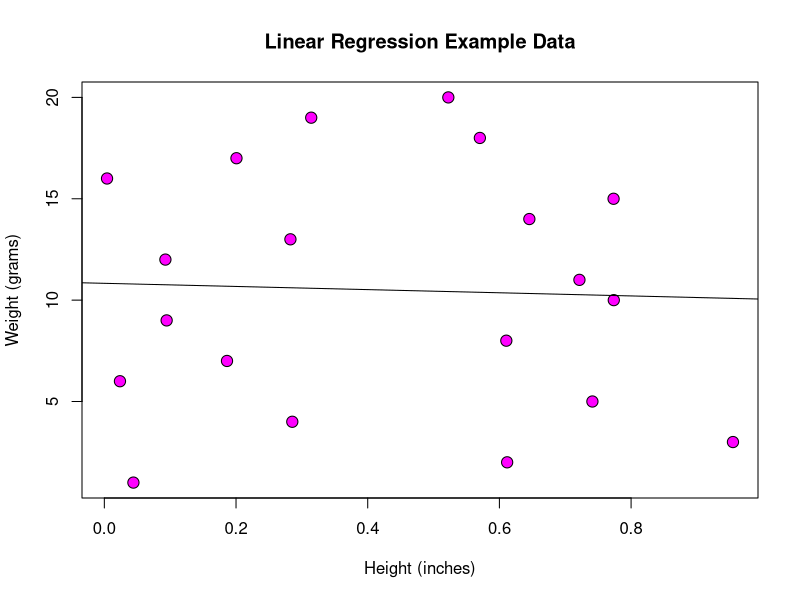
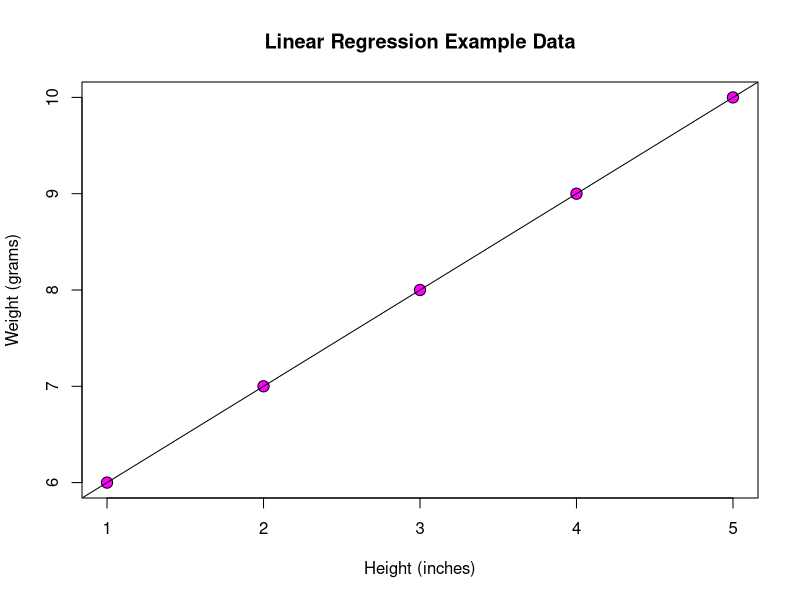
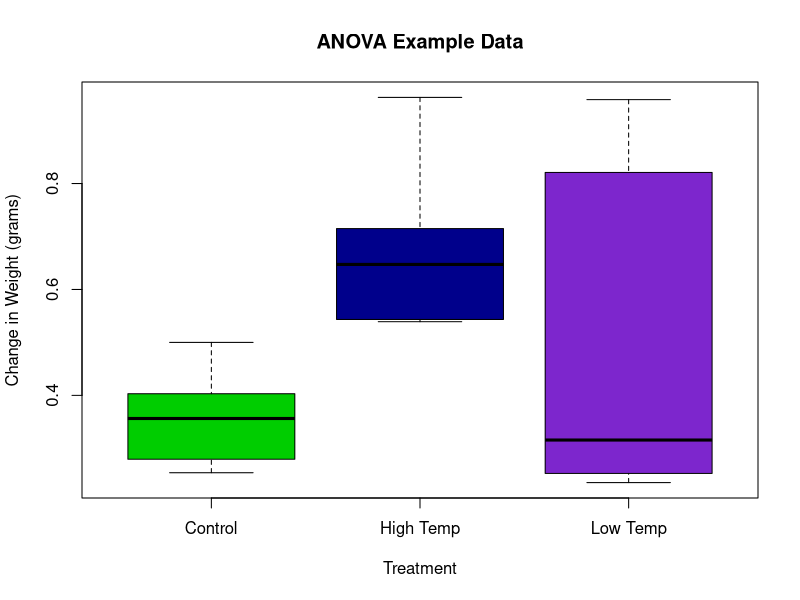
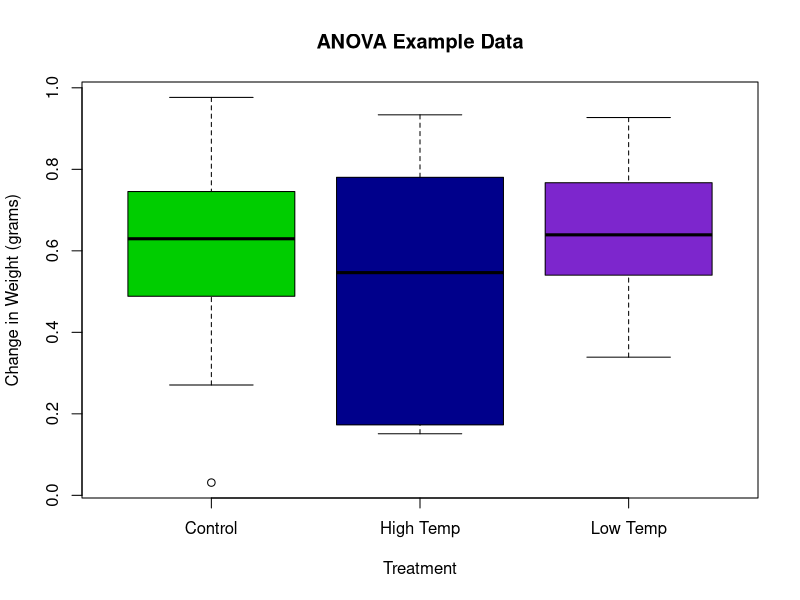
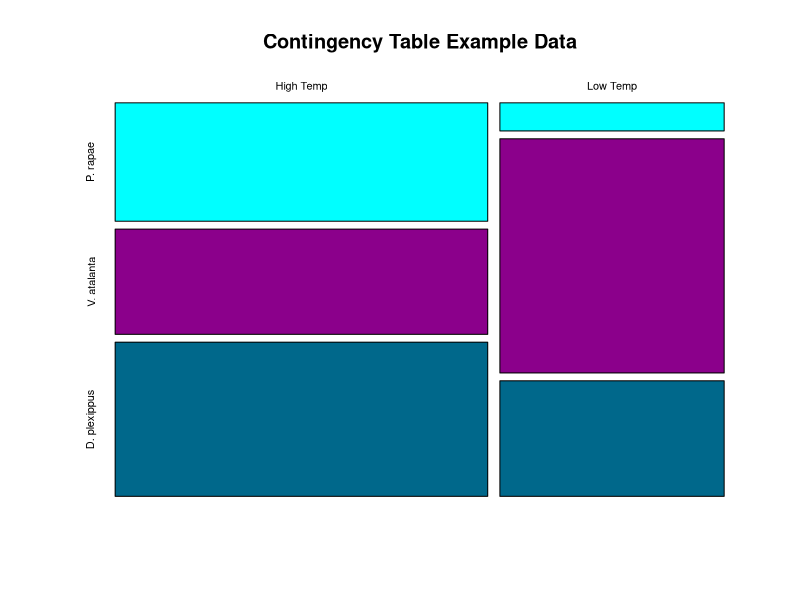
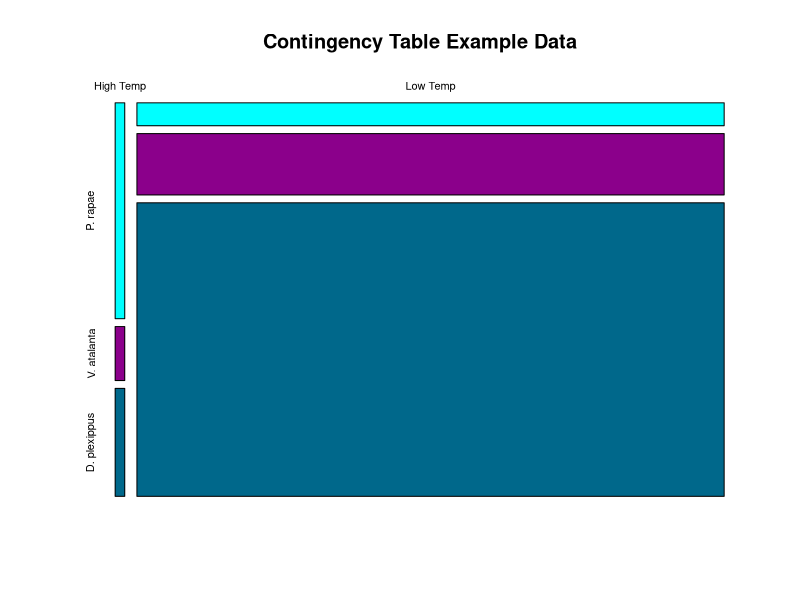
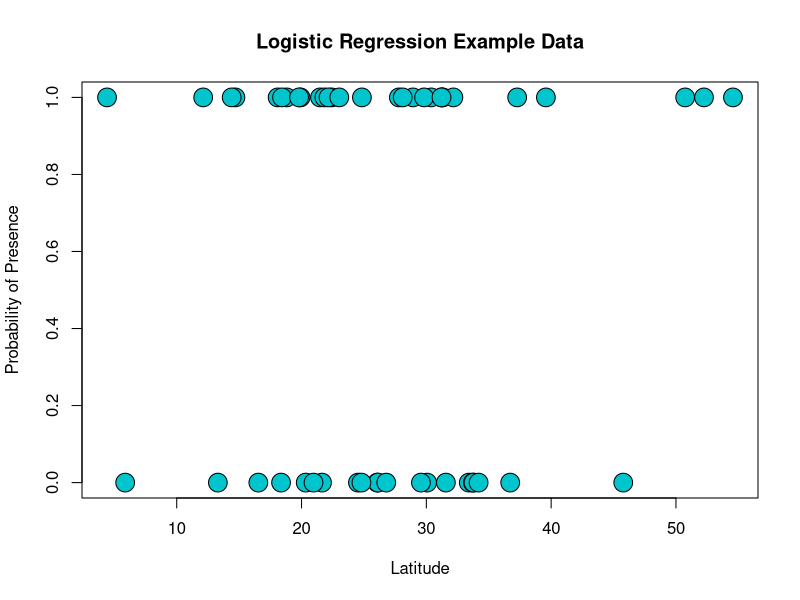
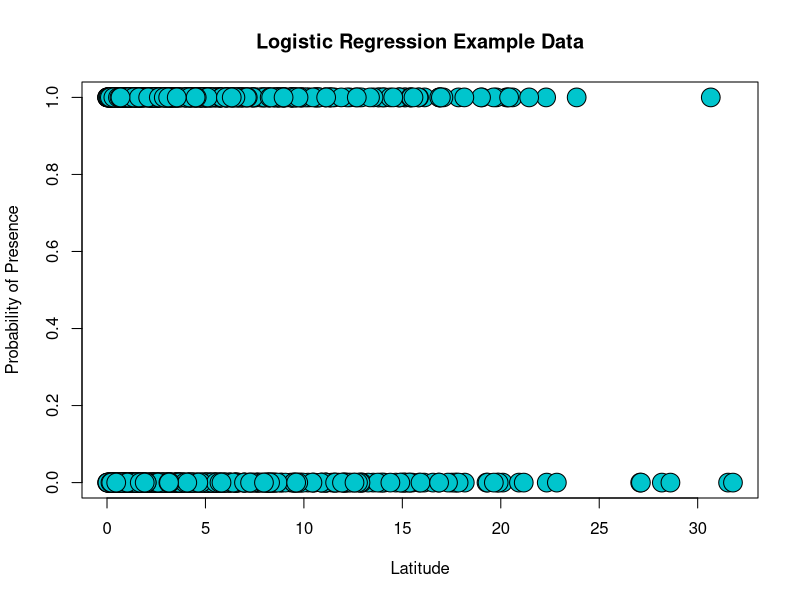

Here is the R script that generated these plots, in order:
## ---- chunk 1

# FUNCTION: Linear Regression (output only)
# fits simple regression line
# inputs: numeric vector of predictor (x) and response (y)
# outputs: slope and p-value
#------------------------------------------------- 

fitLinearReg <- function(x=runif(20),y=1:20) {
  dataFrame <- data.frame(x,y)
  myMod <- lm(y~x) 
  myOut <- c(slope=summary(myMod)$coefficients[2,1],
             pValue=summary(myMod)$coefficients[2,4],
             tvalue=summary(myMod)$coefficients[2,3],
             standarderror=summary(myMod)$coefficients[2,2],
             RSquared=summary(myMod)$adj.r.squared)
  return(myOut)

}

#Run the function with the defaults
fitLinearReg()

#Run the function with fake data 
data <- matrix(c(1:10), nrow = 5, ncol = 2)
#dataLR <- data.frame(data)
fitLinearReg(x=data[,1], y=data[,2])
## ---- chunk 2
# FUNCTION: Linear Regression (plot only)
# fits simple regression line to plot of x and y 
# inputs: numeric vector of predictor (x) and response (y)
# outputs: regression line 
#______________________________________
fitLinearRegPlot <- function(x=runif(20),y=1:20) {
  dataFrame <- data.frame(x,y)
  regMod <- lm(y~x, data = dataFrame)
  myMod <- lm(y~x) 
  #Rsquared <- c("R-sq=", round(summary
  myOut <- c(plot(x=x,y=y,pch=21, bg="magenta", cex=1.5, main="Linear Regression Example Data", xlab="Height (inches)", ylab="Weight (grams)"), 
           abline(regMod))
  return(myOut)
}
#Run the function with the defaults
fitLinearRegPlot()
#Run the function with fake data 
fitLinearRegPlot(x=data[,1], y=data[,2])
## ---- chunk 3
# FUNCTION: ANOVA (output only)
# computes analysis of variance 
# inputs: numeric vector of predictor (x) and response (y)
# outputs: p-value
#------------------------------------------------- 

AoVar1 <- function(x=as.factor(rep(c("Control", "Low Temp", "High Temp"),each=5)), y=runif(15)){
  dataFrame <- data.frame(x,y)
  myMod <- aov(y~x, data=dataFrame)
  myOut <- summary(myMod)
  return(myOut)
}
#Run the function with the defaults
AoVar1()
#Run the function with fake data
x <- as.factor(rep(c("Control", "Low Temp", "High Temp"),each=10))
y <- runif(30)
dataaov <- data.frame(x,y)
AoVar1(dataaov)
## ---- chunk 4
# FUNCTION: ANOVA (plot only)
# computes analysis of variance / give box plot
# inputs: numeric vector of predictor (x) and response (y)
# outputs: p-value
#------------------------------------------------- 
AoVar1plot <- function(x=as.factor(rep(c("Control", "Low Temp", "High Temp"),each=5)), y=runif(15)){
  dataFrame <- data.frame(x,y)
  #myMod <- aov(y~x, data=dataFrame)
  myOut <- boxplot(y~x, data=dataFrame, col=c("green3", "blue4", "purple3"), main="ANOVA Example Data", xlab="Treatment", ylab="Change in Weight (grams)")
  return(myOut)
}
#Run the function with defaults
AoVar1plot()
#Run the function with fake data 
AoVar1plot(dataaov)
## ---- chunk 5
# FUNCTION: Contingency Table Analysis (output only)
# computes a table of variable/ results for chi-sq analysis 
# inputs: 2 discrete variables x and y
# outputs: chi-sq value 
#-------------------------------------------------

conttab <- function(x=sample(1:100, 3), y=sample(1:100, 3)){
  dataMatrix <- rbind(x,y)
  rownames(dataMatrix) <- c("High Temp", "Low Temp")
  colnames(dataMatrix) <- c("P. rapae", "V. atalanta", "D. plexippus")
myMod <- chisq.test(dataMatrix)
return(print(myMod))
}
#Run the function with the defaults
conttab()

#Run the function with fake data 
x1 <- c(12, 3, 6) 
y1 <- c(78,209,1000)
data3 <- rbind(x1,y1)
conttab(x=data3[1,], y=data3[2,])
## ---- chunk 6
# FUNCTION: Contingency Table Analysis (plot only)
# computes a table of variable/ results for chi-sq analysis 
# inputs: 2 discrete variables x and y
# outputs: chi-sq value 
#-------------------------------------------------
conttab <- function(x=sample(1:100, 3), y=sample(1:100, 3)){
  dataMatrix <- rbind(x,y)
  rownames(dataMatrix) <- c("High Temp", "Low Temp")
  colnames(dataMatrix) <- c("P. rapae", "V. atalanta", "D. plexippus")
myMod <- chisq.test(dataMatrix)
myOut <- mosaicplot(x=dataMatrix, col=c("cyan", "dark magenta", "deepskyblue4"), shade=FALSE, main= "Contingency Table Example Data")
return(myOut)
}
#Run the function with the defaults
conttab()

#Run the function with fake data
conttab(x=data3[1,], y=data3[2,])
## ---- chunk 7
# FUNCTION: Logistic Regression (output only)
# explains the relationship between one dependent binary variable and one or more nominal, ordinal, interval or ratio-level independent variables
# inputs: x = continuous variable and y = categorical/discrete variable
# outputs: slope, p-value, deviance residuals, etc. 
#-------------------------------------------------
logisticreg <- function(x=rgamma(n=50,shape=5,scale=5), y=rbinom(n=50,size=1,p=0.5)) {
  dataFrame <- data.frame(x,y)
  myMod <- glm(y ~ x, data=dataFrame, family=binomial(link="logit"))
return(summary(myMod))
}
#run the function with the defaults 
logisticreg()

#run the function with fake data 
x2 <- rgamma(n=1000, shape=1, scale=5)
y2 <- rbinom(n=1000, size=1, p=0.5)
logisticreg(x=x2,y=y2)
## ---- chunk 8
# FUNCTION: Logistic Regression (plot only)
# explains the relationship between one dependent binary variable and one or more nominal, ordinal, interval or ratio-level independent variables
# inputs: dataFrame$x = continuous variable and datafram$y = categorical/discrete variable
# outputs: logistic regression
#-------------------------------------------------
logisticregplot <- function(x=rgamma(n=50,shape=5,scale=5), y=rbinom(n=50,size=1,p=0.5)) {
  dataFrame <- data.frame(x,y)
  myMod <- glm(y ~ x, data=dataFrame, family=binomial(link="logit"))
myOut <- plot(x=dataFrame$x, y=dataFrame$y, pch=21, bg="turquoise3", cex=2.5, main="Logistic Regression Example Data", ylab="Probability of Presence", xlab="Latitude")
#curve(predict(myMod, data.frame(x=x, type="response"), add=TRUE, lwd=2)
  return(myOut)
}
#run the function with the defaults 
logisticregplot()

#run the function with fake data 
x2 <- rgamma(n=1000, shape=1, scale=5)
y2 <- rbinom(n=1000, size=1, p=0.5)
logisticregplot(x=x2,y=y2)
